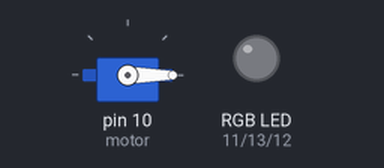
The sketch below on a simulated Arduino Uno, built with avr-gcc and run on an emulated ATmega328P. Shown: servo, an RGB LED mixed from three pins (HIGH = lit). What the sketch prints to the serial monitor is not drawn.

Above: at 0.05 s.
At 0.8 s:
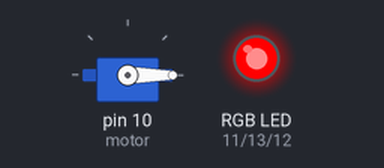
At 1.45 s:
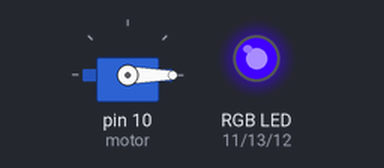
Timing chart, 0 to 4.0 s (numbered marks = the images above):
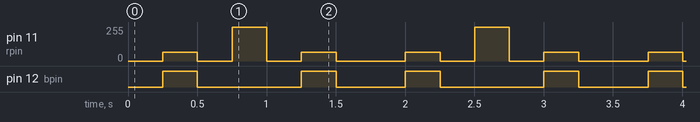

The sketch:

Locking_mechanism.ino
```cpp
#include <Servo.h> // importing the servo motor library
#include <Keypad.h>// importing the keypad library

Servo motor;
const int rpin = 11; // The red pin from the RGB LED is assigned to digital pin 11
const int bpin = 12; // The blue pin from the RGB LED is assigned to digital pin 12
const int gpin = 13; // The green pin from the RGB LED is assigned to digital pin 13
String pass = "6852"; // The password to unlock the servo motor lock, change for different password
String userpass = ""; // A string so that the user can enter their password attempt

// Configure the keypad so the user can enter their password
const byte ROWS = 4;
const byte COLS = 4;
char keys[ROWS][COLS] = {
{'1','2','3','A'},
{'4','5','6','B'},
{'7','8','9','C'},
{'*','0','#','D'}
};
byte rowPins[ROWS] = { 9, 8, 7, 6 };
byte colPins[COLS] = { 5, 4, 3, 2 };
Keypad keypad = Keypad( makeKeymap(keys), rowPins, colPins, ROWS, COLS );

void setup()
  //setup code, runs only once
{
motor.attach(10); // Servo motor attached to digital pin 10
motor.write(0); // Set the servo motor to its locked position
pinMode (rpin, OUTPUT); // Set the pin mode for the rpin as output
pinMode (bpin, OUTPUT); // Set the pin mode for the bpin as output
pinMode (gpin, OUTPUT); // Set the pin mode for the gpin as output
Serial.begin(9600);
Serial.println("ENTER PASSWORD"); // Print to serial monitor "ENTER PASSWORD"
}

void loop()
  //main code for the lock, runs repeatedly:
{

analogWrite(rpin, 255); analogWrite(bpin, 0); analogWrite(gpin, 0); // Set the RGB LED to the colour Red
userpass = ""; // reset the string userpass so the user can enter a new password

// for loop to allow the user to enter the 4-digit password
for (int i = 0; i<4; i++){
  char key = keypad.getKey(); // gets the key that has been pressed on the keypad
  if (key != NO_KEY)
  {
    userpass += key; // add the key pressed to the string userpass
  }
}

if (userpass == pass) // if the password entered by the user equals the password for the system start the unlock process.
{
  Serial.println("UNLOCKING");
  // RGB LED flashes orange to signal correct password.
  analogWrite(rpin, 255); analogWrite(bpin, 0); analogWrite(gpin, 165);
  delay(1000);
  analogWrite(rpin, 0); analogWrite(bpin, 0); analogWrite(gpin, 0);
  delay(1000);
  analogWrite(rpin, 255); analogWrite(bpin, 0); analogWrite(gpin, 165);
  delay(1000);
  analogWrite(rpin, 0); analogWrite(bpin, 0); analogWrite(gpin, 0);
  delay(1000);
  analogWrite(rpin, 255); analogWrite(bpin, 0); analogWrite(gpin, 165);
  delay(1000);
  analogWrite(rpin, 0); analogWrite(bpin, 0); analogWrite(gpin, 0);
  delay(1000);
  analogWrite(rpin, 0); analogWrite(bpin, 0); analogWrite(gpin, 255); // Set the RGB LED back to the colour Green

  Serial.println("UNLOCKED");//Print to serial monitor "UNLOCKED"
  motor.write(90); // Set the motor's position to the unlock mode
  delay(10000); // Wait 10 seconds
  motor.write(0);// Relock the system
  analogWrite(rpin, 255); analogWrite(bpin, 0); analogWrite(gpin, 0); // Set the RGB LED back to the colour Red
  Serial.println("LOCKED");//Print to serial monitor "LOCKED"
}
if (userpass != pass) //if the password entered by the user does not match the password then run the invalid password process.
{
 Serial.println("INCORRECT PASSWORD");//Print to serial monitor "INCORRECT PASSWORD"

 //RGB LED flashes blue and red to signal that the user has entered the wrong password.
 analogWrite(rpin, 0); analogWrite(bpin, 0); analogWrite(gpin, 0);
 delay(250);
 analogWrite(rpin, 65); analogWrite(bpin, 225); analogWrite(gpin, 105);
 delay(250);
 analogWrite(rpin, 0); analogWrite(bpin, 0); analogWrite(gpin, 0);
 delay(250);
 analogWrite(rpin, 255 ); analogWrite(bpin, 0); analogWrite(gpin, 0);
 delay(250);
 analogWrite(rpin, 0); analogWrite(bpin, 0); analogWrite(gpin, 0);
 delay(250);
 analogWrite(rpin, 65); analogWrite(bpin, 225); analogWrite(gpin, 105);
 delay(250);
 analogWrite(rpin, 0); analogWrite(bpin, 0); analogWrite(gpin, 0);
 delay(250);
 analogWrite(rpin, 255 ); analogWrite(bpin, 0); analogWrite(gpin, 0);
}
}
```

Measured:
- by itself, pin 11 (rpin): repeats every 1.8 s: 0/255 0.25 s, 255/255 0.25 s, 0/255 0.25 s, 65/255 0.25 s, 0/255 0.50 s, 65/255 0.25 s
- by itself, pin 12 (bpin): repeats every 1.8 s: LOW 0.75 s, HIGH 0.25 s, LOW 0.50 s, HIGH 0.25 s
